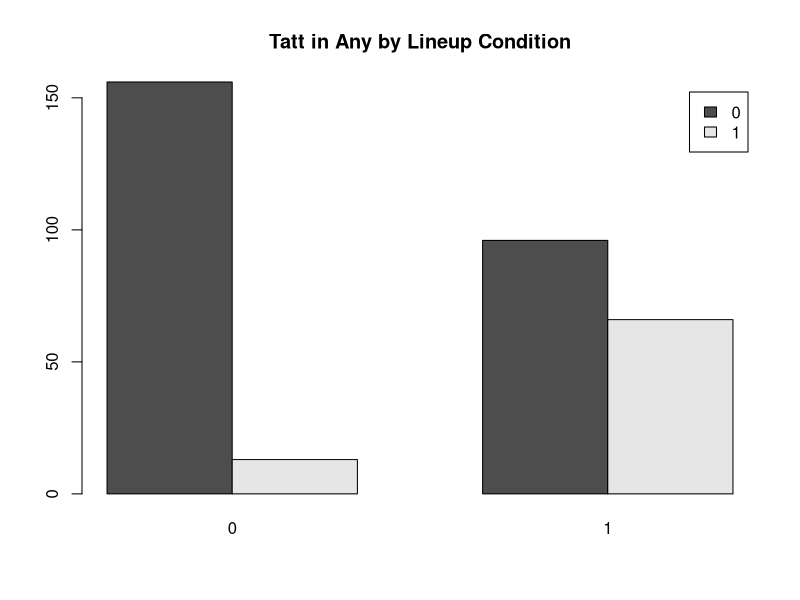

Write R code to recreate this figure.
# Install and load Packages.

install.packages("tidyverse")
install.packages("ggplot2")
install.packages("dplyr")
library(tidyverse)
library(ggplot2)
library(dplyr)

# Assign the data to an object. We'll name our object "Experiment_1_Data".

Experiment_1_Data <- read.csv("Experiment1_10.11.22.csv")

# In order to view the data we're working with, use the function "View()".

View(Experiment_1_Data)

# Assign the DQ.Attention.Check variable to an object.
# We'll name our object "DQ_Hair_Color".

DQ_Hair_Color <- Experiment_1_Data %>%
  select(DQ.Attention.Check)

# In order to view the new object, use the function "View()".

View(DQ_Hair_Color)

# Filter the data and call it "Experiment_1_Data_Filtered".

Experiment_1_Data_Filtered <- Experiment_1_Data %>%
  filter(DQ_Hair_Color == 5)

# In order to view our new FILTERED dataset, use the function "View()".

View(Experiment_1_Data_Filtered)

attach(Experiment_1_Data_Filtered)

Tatt_in_Any <- Experiment_1_Data_Filtered %>%
  select(Tatt.in.Any)

Lineup_Condition <- Experiment_1_Data_Filtered %>%
  select(Lineup.Condition)

# In order to make a crosstabs table, use the function...
# ... table name <-  table(A,B)
# A is rows, B is columns.

Tatt_in_Any_by_Lineup_Condition <- table(Experiment_1_Data_Filtered$Tatt.in.Any, Experiment_1_Data_Filtered$Lineup.Condition)

Tatt_in_Any_by_Lineup_Condition

ftable(Tatt_in_Any_by_Lineup_Condition)

barplot(Tatt_in_Any_by_Lineup_Condition, legend = TRUE, beside = TRUE, main = "Tatt in Any by Lineup Condition")

# No Tattoo Condition + No Tatt.in.Any = 156
# No Tattoo Condition + Yes Tatt.in.Any = 13
# Tattoo Condition + No Tatt.in.Any = 96
# Tattoo Condition + Yes Tatt.in.Any = 66

# Run crosstabs with Tatt.in.Any by Describe.Before by Feedback.
Tatt_in_Any_by_Describe_Before_by_Feedback <- table(Experiment_1_Data_Filtered$Tatt.in.Any, Experiment_1_Data_Filtered$Describe.Before, Experiment_1_Data_Filtered$Feedback)

Tatt_in_Any_by_Describe_Before_by_Feedback

ftable(Tatt_in_Any_by_Describe_Before_by_Feedback)

data.frame(Tatt_in_Any_by_Describe_Before_by_Feedback)


